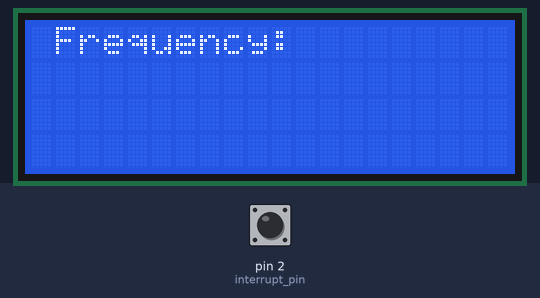
A sketch run on a simulated Arduino Uno, built with avr-gcc and run on an emulated ATmega328P. Parts: 20×4 character LCD. The test bench sets the inputs (shaded band); at power-on: pin 2 (interrupt_pin) LOW.

Above: at 0.1 s.
1.3 s: pin 2 (interrupt_pin) pulled HIGH for 0.15 s
At 1.43 s:
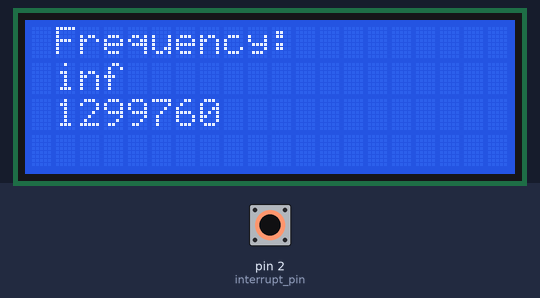
3.0 s: pin 2 (interrupt_pin) pulled HIGH for 1 s
At 3.5 s:
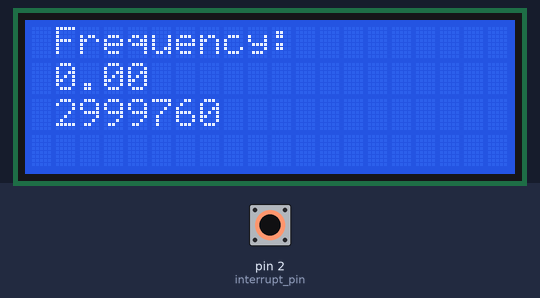
5.5 s: pin 2 (interrupt_pin) pulled HIGH for 0.15 s
At 6.6 s:
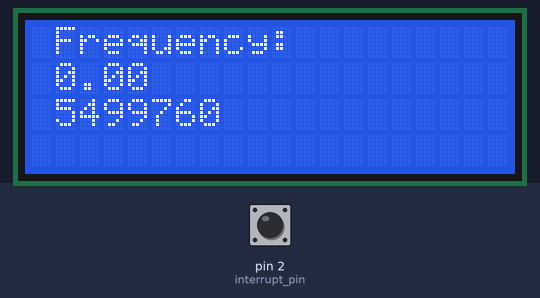
7.1 s: pin 2 (interrupt_pin) pulled HIGH for 1 s
At 7.9 s:
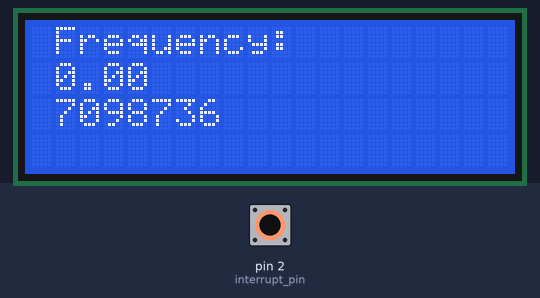
Timing chart, 0 to 10.1 s (numbered marks = the images above; inputs shaded):
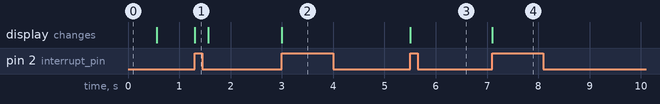

Measured:
- after the input at 1.3 s, the display: changes at once (image 1)
- after the input at 3.0 s, the display: changes at once (image 2)
- after the input at 5.5 s, the display: changes at once (image 3)
- after the input at 7.1 s, the display: changes at once (image 4)

The sketch:

frequencycalculator_2_.ino
```cpp
#include <LiquidCrystal.h>
const byte interrupt_pin=2;
volatile byte state=RISING;
volatile uint32_t pulse_time;
volatile uint32_t first_pulse;
volatile uint32_t second_pulse;
volatile long int count=0;
double timeperiod;
LiquidCrystal lcd(8,9,10,11,12,13);
void setup() {
  lcd.begin(20,4);
  pinMode(interrupt_pin,INPUT);
  lcd.setCursor(1,0);
  lcd.print("Frequency:");
  attachInterrupt(digitalPinToInterrupt(interrupt_pin),fCalculate,state);

}
void loop() {

   delay(500);
   noInterrupts();
   lcd.setCursor(1,1);
   timeperiod=(second_pulse-first_pulse)*1E-6;
   lcd.print(1/timeperiod);
   count=0;
   interrupts();

}
void fCalculate(void){
  pulse_time=micros();
  count=count+1;
  pulse();

}
void pulse(void){
  if (count==1){
    first_pulse=pulse_time;
    lcd.setCursor(1,2);
    lcd.print(first_pulse);
   }
  else if (count==2){
    second_pulse=pulse_time;
    lcd.setCursor(1,3);
    lcd.print(second_pulse);
   }
  }
```
